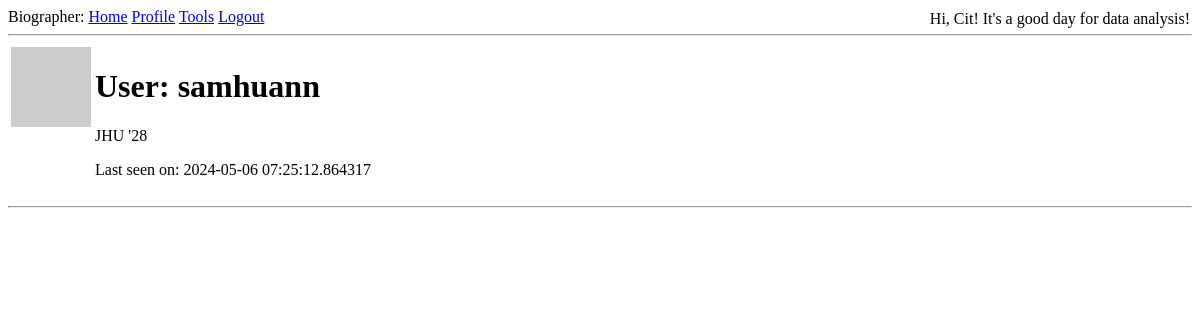
The app's page /user/samhuann (signed in), older data.
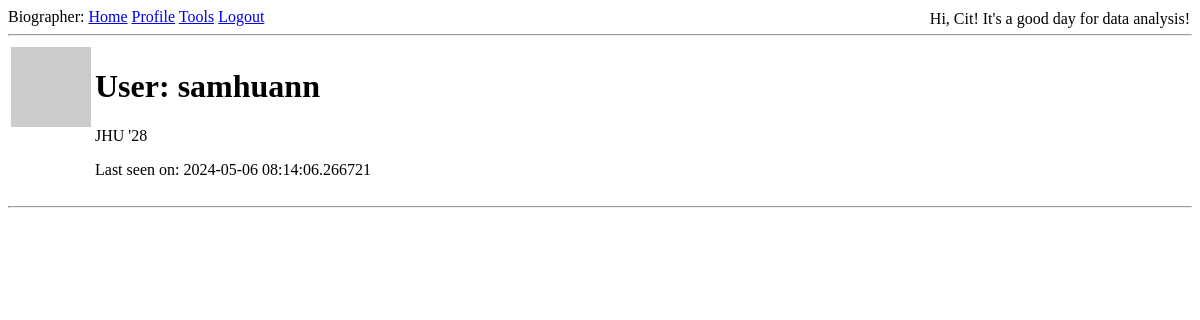
The same page, newer data.
### app/models.py (models this page shows, shortened)
class User(UserMixin, db.Model):
    id: so.Mapped[int] = so.mapped_column(primary_key=True)
    username: so.Mapped[str] = so.mapped_column(sa.String(64), index=True,
                                                unique=True)
    email: so.Mapped[str] = so.mapped_column(sa.String(120), index=True,
                                             unique=True)
    password_hash: so.Mapped[Optional[str]] = so.mapped_column(sa.String(256))
    posts: so.WriteOnlyMapped['Post'] = so.relationship(
        back_populates='author')
    def avatar(self, size):
        digest = md5(self.email.lower().encode('utf-8')).hexdigest()
        return f'https://www.gravatar.com/avatar/{digest}?d=identicon&s={size}'
    about_me: so.Mapped[Optional[str]] = so.mapped_column(sa.String(140))
    last_seen: so.Mapped[Optional[datetime]] = so.mapped_column(
        default=lambda: datetime.now(timezone.utc))

### app/main/routes.py (the view)
@bp.route('/user/<username>')
@login_required
def user(username):
    user = db.first_or_404(sa.select(User).where(User.username == username))
    return render_template('user.html', user=user)

### app/main/routes.py (called while the page is built)
@bp.before_app_request
def before_request():
    if current_user.is_authenticated:
        current_user.last_seen = datetime.now(timezone.utc)
        db.session.commit()

### app/models.py (called while the page is built)
@login.user_loader
def load_user(id):
    return db.session.get(User, int(id))

### app/templates/user.html (shortened to what this page needs)
{% extends "base.html" %}
{% block content %}
    <table>
        <tr valign="top">
            <td><img src="{{ user.avatar(128) }}"></td>
            <td>
                <h1>User: {{ user.username }}</h1>
                {% if user.about_me %}<p>{{ user.about_me }}</p>{% endif %}
                {% if user.last_seen %}<p>Last seen on: {{ user.last_seen }}</p>{% endif %}
            </td>
        </tr>
    </table>
    <hr>
{% endblock %}

Row changes from the older to the newer data that the page shows:
changed User "samhuann": last_seen "2024-05-06 07:25:12.864317" → "2024-05-06 08:14:06.266721"
